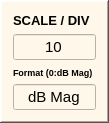
  <widget class="QFrame" name="frame_6">
   <property name="geometry">
    <rect>
     <x>1162</x>
     <y>272</y>
     <width>109</width>
     <height>123</height>
    </rect>
   </property>
   <property name="styleSheet">
    <string notr="true">background-color: rgb(255, 248, 234);</string>
   </property>
   <property name="frameShape">
    <enum>QFrame::WinPanel</enum>
   </property>
   <property name="frameShadow">
    <enum>QFrame::Raised</enum>
   </property>
   <layout class="QGridLayout" name="gridLayout_12">
    <item row="0" column="0">
     <layout class="QGridLayout" name="gridLayout_11">
      <item row="0" column="0">
       <widget class="QLabel" name="label_30">
        <property name="font">
         <font>
          <family>Arial</family>
          <pointsize>10</pointsize>
          <weight>75</weight>
          <bold>true</bold>
         </font>
        </property>
        <property name="text">
         <string>SCALE / DIV</string>
        </property>
       </widget>
      </item>
      <item row="1" column="0">
       <widget class="QLineEdit" name="lineEdit_Scale">
        <property name="font">
         <font>
          <family>Arial</family>
          <pointsize>11</pointsize>
         </font>
        </property>
        <property name="text">
         <string>10</string>
        </property>
        <property name="alignment">
         <set>Qt::AlignCenter</set>
        </property>
       </widget>
      </item>
      <item row="2" column="0">
       <widget class="QLabel" name="label_31">
        <property name="font">
         <font>
          <family>Arial</family>
          <pointsize>7</pointsize>
          <weight>75</weight>
          <bold>true</bold>
         </font>
        </property>
        <property name="text">
         <string>Format (0:dB Mag)</string>
        </property>
       </widget>
      </item>
      <item row="3" column="0">
       <widget class="QLineEdit" name="lineEdit_Format">
        <property name="font">
         <font>
          <family>Arial</family>
          <pointsize>11</pointsize>
         </font>
        </property>
        <property name="text">
         <string>dB Mag</string>
        </property>
        <property name="alignment">
         <set>Qt::AlignCenter</set>
        </property>
       </widget>
      </item>
     </layout>
    </item>
   </layout>
  </widget>
